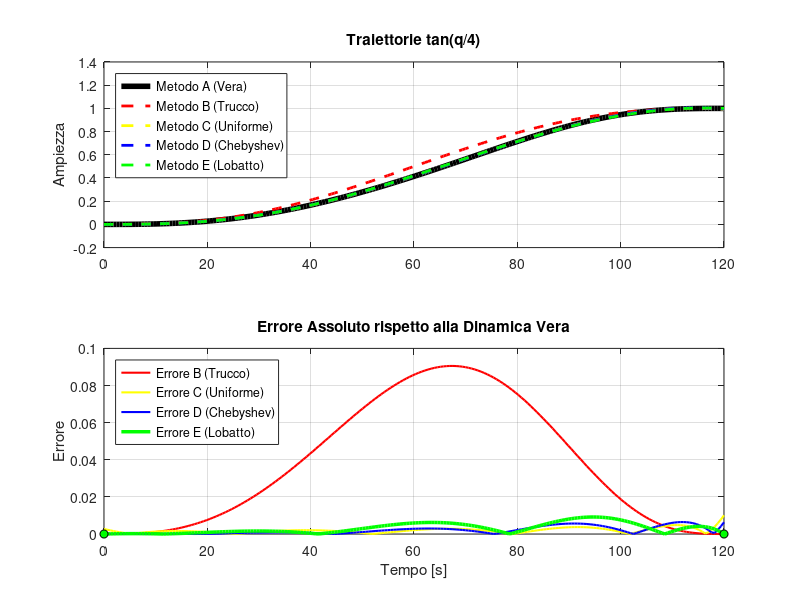

Recreate this plot in MATLAB.
% DIMOSTRAZIONE ESTESA: Dinamica Vera, Trucco, Polyfit (Uniforme, Chebyshev, Lobatto)
%clear; clc; close all;

t_start = 0; t_end = 120;
t_vec = linspace(t_start, t_end, 200);

% Angolo di partenza e arrivo (es. da 0 a 180 gradi per enfatizzare la non-linearità)
q_start = 0;
q_end   = pi; 

% Parametro temporale normalizzato [0, 1]
tau = t_vec / t_end;
s5 = 10*tau.^3 - 15*tau.^4 + 6*tau.^5;

% --- METODO A (Dinamica Vera): Traiettoria angolare -> Tangente ---
q_traj = q_start + (q_end - q_start) * s5;
tan_vera = tan(q_traj / 4);

% --- METODO B (Trucco Dottorando): Tangente agli estremi -> Traiettoria ---
tan_start = tan(q_start / 4);
tan_end   = tan(q_end / 4);
tan_trucco = tan_start + (tan_end - tan_start) * s5;

% --- METODO C (La Nostra Soluzione): Fit Polinomiale sulla Tangente Vera ---
% Estraiamo i coefficienti polinomiali (grado 5) direttamente dalla curva vera
p = polyfit(tau, tan_vera, 5);
% Ricostruiamo la curva usando ESCLUSIVAMENTE il polinomio (niente tan()!)
tan_poly_eq = polyval(p, tau);

% --- METODO D: Polyfit (Nodi di Chebyshev / Radici Ottimizzate) ---
N_punti = 6; % Grado 5 richiede 6 punti di interpolazione
k = 1:N_punti;
tau_cheb = 0.5 - 0.5 * cos((2*k - 1) * pi / (2 * N_punti));
q_cheb = q_start + (q_end - q_start) * (10*tau_cheb.^3 - 15*tau_cheb.^4 + 6*tau_cheb.^5);
p_cheb = polyfit(tau_cheb, tan(q_cheb/4), 5);
tan_poly_cheb = polyval(p_cheb, tau);

% --- METODO E: Polyfit (Nodi di Chebyshev-Lobatto / Ancoraggio Estremi) ---
k_lob = 1:N_punti;
tau_lob = 0.5 - 0.5 * cos((k_lob - 1) * pi / (N_punti - 1));
q_lob = q_start + (q_end - q_start) * (10*tau_lob.^3 - 15*tau_lob.^4 + 6*tau_lob.^5);
p_lob = polyfit(tau_lob, tan(q_lob/4), 5);
tan_poly_lob = polyval(p_lob, tau);

% --- PLOT ---
figure('Color', 'w', 'Name', 'Confronto Approssimazioni LFT');

subplot(2,1,1);
plot(t_vec, tan_vera, 'k', 'LineWidth', 4, 'DisplayName', 'Metodo A (Vera)');
hold on; grid on;
plot(t_vec, tan_trucco, 'r--', 'LineWidth', 2, 'DisplayName', 'Metodo B (Trucco)');
plot(t_vec, tan_poly_eq, 'y--', 'LineWidth', 2, 'DisplayName', 'Metodo C (Uniforme)');
plot(t_vec, tan_poly_cheb, 'b--', 'LineWidth', 2, 'DisplayName', 'Metodo D (Chebyshev)');
plot(t_vec, tan_poly_lob, 'g--', 'LineWidth', 2, 'DisplayName', 'Metodo E (Lobatto)');
legend('Location', 'northwest');
title('Traiettorie tan(q/4)');
ylabel('Ampiezza');

subplot(2,1,2);
plot(t_vec, abs(tan_vera - tan_trucco), 'r', 'LineWidth', 1.5, 'DisplayName', 'Errore B (Trucco)');
hold on; grid on;
plot(t_vec, abs(tan_vera - tan_poly_eq), 'y', 'LineWidth', 1.5, 'DisplayName', 'Errore C (Uniforme)');
plot(t_vec, abs(tan_vera - tan_poly_cheb), 'b', 'LineWidth', 1.5, 'DisplayName', 'Errore D (Chebyshev)');
plot(t_vec, abs(tan_vera - tan_poly_lob), 'g', 'LineWidth', 2.5, 'DisplayName', 'Errore E (Lobatto)');
% Indicatori grafici di ancoraggio per Lobatto agli estremi
plot(t_vec(1), abs(tan_vera(1) - tan_poly_lob(1)), 'ko', 'MarkerFaceColor', 'g', 'HandleVisibility', 'off');
plot(t_vec(end), abs(tan_vera(end) - tan_poly_lob(end)), 'ko', 'MarkerFaceColor', 'g', 'HandleVisibility', 'off');
legend('Location', 'northwest');
title('Errore Assoluto rispetto alla Dinamica Vera');
xlabel('Tempo [s]');
ylabel('Errore');

% --- ANALISI ERRORI ---
err_B = max(abs(tan_vera - tan_trucco));
err_C = max(abs(tan_vera - tan_poly_eq));
err_D = max(abs(tan_vera - tan_poly_cheb));
err_E = max(abs(tan_vera - tan_poly_lob));

fprintf('\n--- ANALISI DEGLI ERRORI MASSIMI ---\n');
fprintf('Errore Metodo B (Trucco)    : %.6e\n', err_B);
fprintf('Errore Metodo C (Uniforme)  : %.6e\n', err_C);
fprintf('Errore Metodo D (Chebyshev) : %.6e\n', err_D);
fprintf('Errore Metodo E (Lobatto)   : %.6e\n', err_E);
fprintf('Errore Estremi Lobatto      : %.6e (t=0) | %.6e (t=600)\n', ...
    abs(tan_vera(1) - tan_poly_lob(1)), abs(tan_vera(end) - tan_poly_lob(end)));

%%

function y = hornerEval(p,x)
% Evaluates a polynomial (coefficients p, highest degree first) at x
% using only +,*,^ so that x may be a UREAL-based expression.

    y = p(1);
    for k = 2:numel(p)
        y = y.*x + p(k);
    end

end
